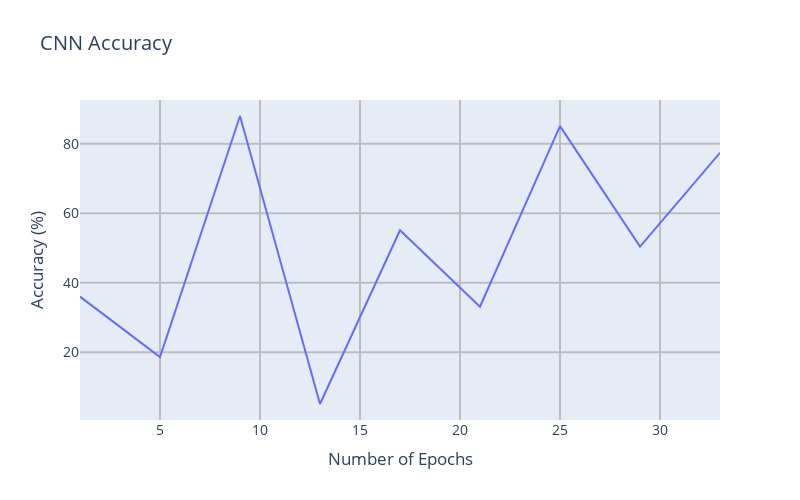

Notebook code cell kept with this figure:
### Code cell
import numpy as np
import plotly.graph_objects as go
import matplotlib.pyplot as plt

# Simulación de datos de historia del entrenamiento
epoch = 37
history = {
    'val_accuracy': np.random.rand(epoch)  # Simulación de valores de validación
}

# Extraer precisión de validación
tal_accuracy = history['val_accuracy']
accuracy = []
num_of_epochs = []

for i in range(1, epoch, 4):
    accuracy.append(round(100 * tal_accuracy[i], 3))
    num_of_epochs.append(i)

# Crear gráfica con Plotly
fig = go.Figure()
fig.add_trace(go.Scatter(y=accuracy, x=num_of_epochs, mode='lines', name='Accuracy'))

fig.update_layout(
    title='CNN Accuracy',
    autosize=False,
    width=800,
    height=500,
    yaxis=dict(title='Accuracy (%)', gridwidth=2, gridcolor='#bdbdbd'),
    xaxis=dict(title='Number of Epochs', gridwidth=2, gridcolor='#bdbdbd'),
    font=dict(size=14)
)

# Mostrar la gráfica
fig.show()

### Figure 1 — Plotly figure (JSON) as saved in the notebook; plotly's stock layout.template omitted (floating-point values rounded to 4 significant figures)
{"data": [{"mode": "lines", "name": "Accuracy", "x": [1, 5, 9, 13, 17, 21, 25, 29, 33], "y": [35.97, 18.56, 87.96, 5.077, 55.08, 33.06, 85.04, 50.37, 77.37], "type": "scatter"}], "layout": {"yaxis": {"title": {"text": "Accuracy (%)"}, "gridwidth": 2, "gridcolor": "#bdbdbd"}, "xaxis": {"title": {"text": "Number of Epochs"}, "gridwidth": 2, "gridcolor": "#bdbdbd"}, "font": {"size": 14}, "title": {"text": "CNN Accuracy"}, "autosize": false, "width": 800, "height": 500}}
